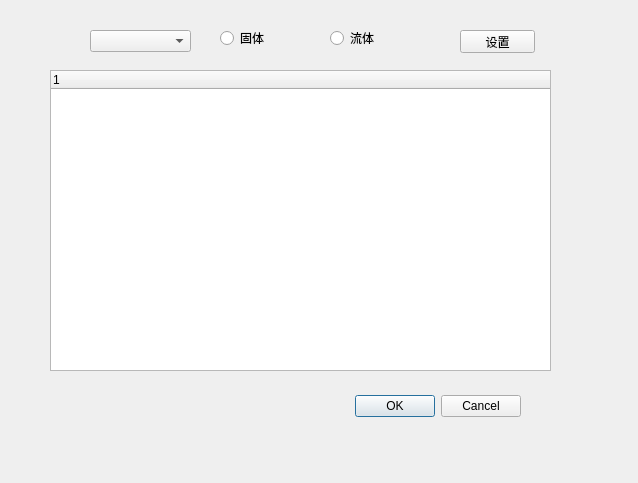
<?xml version="1.0" encoding="UTF-8"?>
<ui version="4.0">
 <class>SetProDialog</class>
 <widget class="QDialog" name="SetProDialog">
  <property name="geometry">
   <rect>
    <x>0</x>
    <y>0</y>
    <width>638</width>
    <height>483</height>
   </rect>
  </property>
  <property name="windowTitle">
   <string>Dialog</string>
  </property>
  <widget class="QDialogButtonBox" name="buttonBox">
   <property name="geometry">
    <rect>
     <x>180</x>
     <y>390</y>
     <width>341</width>
     <height>32</height>
    </rect>
   </property>
   <property name="orientation">
    <enum>Qt::Horizontal</enum>
   </property>
   <property name="standardButtons">
    <set>QDialogButtonBox::Cancel|QDialogButtonBox::Ok</set>
   </property>
  </widget>
  <widget class="QPushButton" name="pushButton">
   <property name="geometry">
    <rect>
     <x>460</x>
     <y>30</y>
     <width>75</width>
     <height>23</height>
    </rect>
   </property>
   <property name="text">
    <string>设置</string>
   </property>
  </widget>
  <widget class="QRadioButton" name="radioButton_2">
   <property name="geometry">
    <rect>
     <x>330</x>
     <y>30</y>
     <width>89</width>
     <height>16</height>
    </rect>
   </property>
   <property name="text">
    <string>流体</string>
   </property>
  </widget>
  <widget class="QRadioButton" name="radioButton">
   <property name="geometry">
    <rect>
     <x>220</x>
     <y>30</y>
     <width>89</width>
     <height>16</height>
    </rect>
   </property>
   <property name="text">
    <string>固体</string>
   </property>
  </widget>
  <widget class="QComboBox" name="comboBox">
   <property name="geometry">
    <rect>
     <x>90</x>
     <y>30</y>
     <width>101</width>
     <height>22</height>
    </rect>
   </property>
  </widget>
  <widget class="QTreeWidget" name="treeWidget">
   <property name="geometry">
    <rect>
     <x>50</x>
     <y>70</y>
     <width>501</width>
     <height>301</height>
    </rect>
   </property>
   <column>
    <property name="text">
     <string notr="true">1</string>
    </property>
   </column>
  </widget>
 </widget>
 <resources/>
 <connections>
  <connection>
   <sender>buttonBox</sender>
   <signal>accepted()</signal>
   <receiver>SetProDialog</receiver>
   <slot>accept()</slot>
   <hints>
    <hint type="sourcelabel">
     <x>248</x>
     <y>254</y>
    </hint>
    <hint type="destinationlabel">
     <x>157</x>
     <y>274</y>
    </hint>
   </hints>
  </connection>
  <connection>
   <sender>buttonBox</sender>
   <signal>rejected()</signal>
   <receiver>SetProDialog</receiver>
   <slot>reject()</slot>
   <hints>
    <hint type="sourcelabel">
     <x>316</x>
     <y>260</y>
    </hint>
    <hint type="destinationlabel">
     <x>286</x>
     <y>274</y>
    </hint>
   </hints>
  </connection>
 </connections>
</ui>
